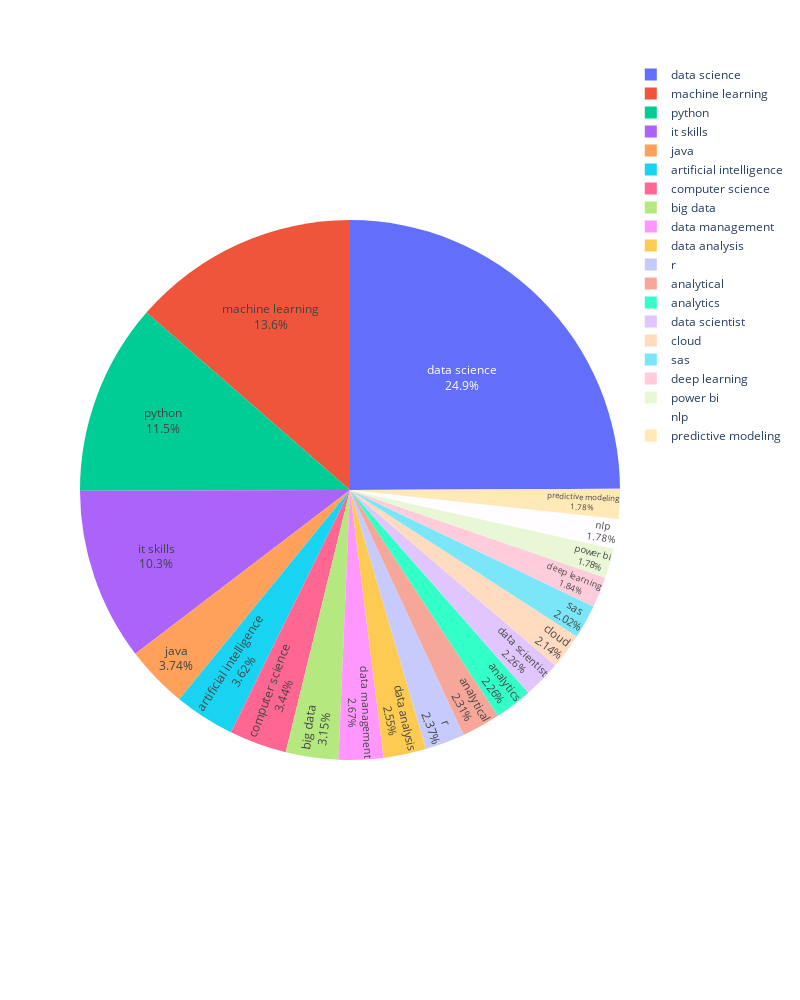

Source (notebook cell):
### Markdown cell above
### Finding the top skills

### Code cell
Skills = pd.concat([DS[col] for col in DS.columns if col.startswith('Skill')], ignore_index=True)
Skills=Skills.str.lower()

Locs = pd.DataFrame(data=Skills.value_counts().head(20))
Locs.reset_index(inplace=True)
Locs.columns=['Skillset','counts']

fig = px.pie(Locs, values='counts',names='Skillset',height=1000, width=800)
fig.update_traces(textposition='inside', textinfo='percent+label')
fig.show()

### Figure 1 — Plotly figure (JSON) as saved in the notebook; plotly's stock layout.template omitted (floating-point values rounded to 4 significant figures)
{"data": [{"domain": {"x": [0, 1], "y": [0, 1]}, "hovertemplate": "Skillset=%{label}<br>counts=%{value}<extra></extra>", "labels": ["data science", "machine learning", "python", "it skills", "java", "artificial intelligence", "computer science", "big data", "data management", "data analysis", "r", "analytical", "analytics", "data scientist", "cloud", "sas", "deep learning", "power bi", "nlp", "predictive modeling"], "legendgroup": "", "name": "", "showlegend": true, "textinfo": "percent+label", "textposition": "inside", "type": "pie", "values": [420, 229, 193, 174, 63, 61, 58, 53, 45, 43, 40, 39, 38, 38, 36, 34, 31, 30, 30, 30]}], "layout": {"height": 1000, "legend": {"tracegroupgap": 0}, "margin": {"t": 60}, "width": 800}}
